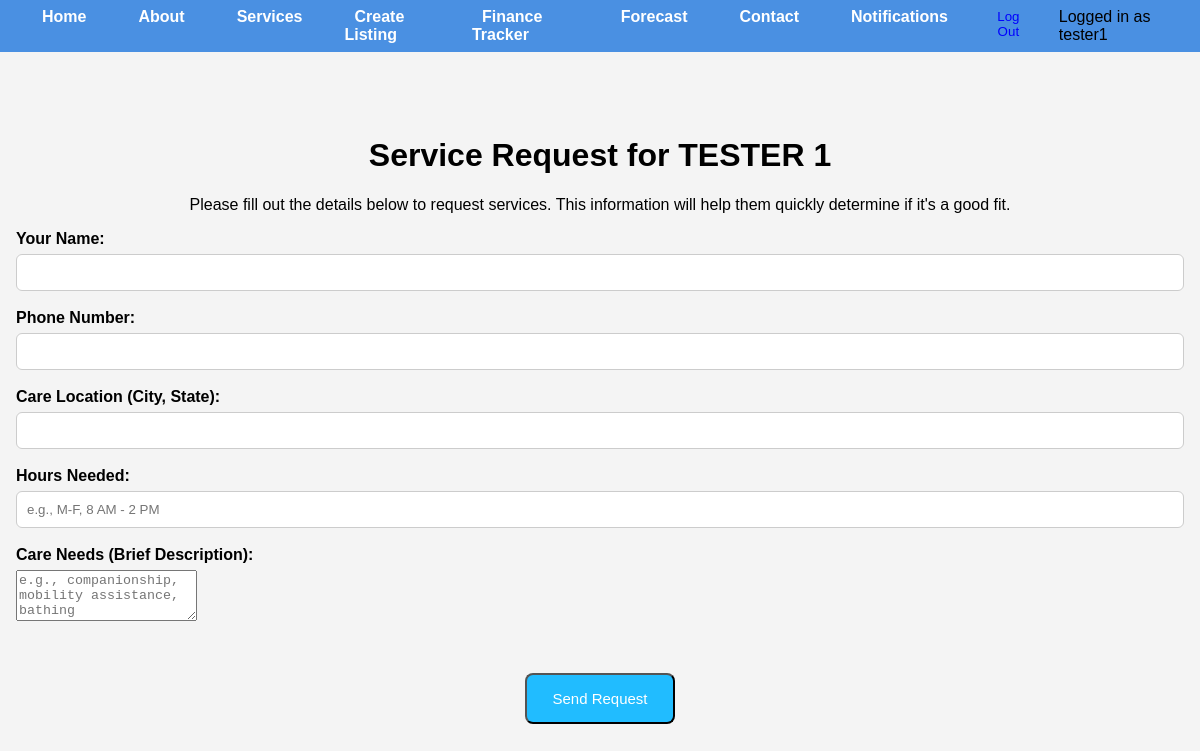
/contact-cna/11/ (signed in), run on the app's committed database.
### core/models.py (models this page shows, shortened)
class User(AbstractUser):
    is_cna = models.BooleanField(default=False)
    is_client = models.BooleanField(default=False)

class CNAListing(models.Model):
    user = models.ForeignKey(settings.AUTH_USER_MODEL, on_delete=models.CASCADE, related_name='listings')
    first_name = models.CharField(max_length=100)
    last_name = models.CharField(max_length=100)
    email = models.EmailField()
    phone_number = models.CharField(max_length=15)
    hourly_rate = models.DecimalField(max_digits=5, decimal_places=2)
    experience = models.TextField()
    location = models.CharField(max_length=255)
    availability = models.TextField()

### core/views.py (the view, shortened to what this page needs)
# urls.py: path('contact-cna/<int:cna_id>/', views.contact_cna, name='contact_cna'),
@login_required
def contact_cna(request, cna_id):
    cna = get_object_or_404(CNAListing, pk=cna_id)
    return render(request, 'contact_cna.html', {'cna': cna})

### templates/contact_cna.html (shortened to what this page needs)
{% extends "base.html" %}
{% block content %}
  <div class="home-content">
    <h1>Service Request for {{ cna.first_name }} {{ cna.last_name }}</h1>
    <p>Please fill out the details below to request services. This information will help them quickly determine if it's a good fit.</p>
    <form method="post">
      <div class="form-group">
        <label for="sender_name">Your Name:</label>
        <input type="text" id="sender_name" name="sender_name" required>
      </div>
      <div class="form-group">
        <label for="sender_phone">Phone Number:</label>
        <input type="text" id="sender_phone" name="sender_phone" required>
      </div>
      <div class="form-group">
        <label for="care_location">Care Location (City, State):</label>
        <input type="text" id="care_location" name="care_location" required>
      </div>
      <div class="form-group">
        <label for="care_hours">Hours Needed:</label>
        <input type="text" id="care_hours" name="care_hours" placeholder="e.g., M-F, 8 AM - 2 PM" required>
      </div>
      <div class="form-group">
        <label for="care_needs">Care Needs (Brief Description):</label>
        <textarea id="care_needs" name="care_needs" rows="3" placeholder="e.g., companionship, mobility assistance, bathing" required></textarea>
      </div>
      <button type="submit" class="cta-btn">Send Request</button>
    </form>
  </div>
{% endblock %}

### templates/base.html (shortened to what this page needs)
{% load static %}
<!DOCTYPE html>
<html lang="en">
<head>
  <link rel="stylesheet" href="{% static 'css/styles.css' %}">
</head>
<body class="home-container">
  <header>
    <nav class="site-nav">
      <ul>
        <li><a href="{% url 'home' %}">Home</a></li>
        <li><a href="{% url 'about' %}">About</a></li>
        <li><a href="{% url 'services' %}">Services</a></li>
        {% if user.is_authenticated %}
          {% if user.is_cna %}
            <li><a href="{% url 'create_listing' %}">Create Listing</a></li>
            <li><a href="{% url 'cna_finance_dashboard' %}">Finance Tracker</a></li>
            <li><a href="{% url 'income_forecast' %}">Forecast</a></li>
          {% elif user.is_client %}
            <li><a href="{% url 'cna_list' %}">Browse Available CNAs</a></li>
          {% endif %}
          <li><a href="{% url 'contact' %}">Contact</a></li>
          <li><a href="{% url 'notifications' %}">Notifications</a></li>
          <form action="{% url 'logout' %}" method="post" style="display: inline;">
            <li><button type="submit" style="background:none; border:none; color:blue; cursor:pointer;">Log Out</button></li>
          </form>
          <li>Logged in as {{ user.username }}</li>
        {% else %}
          <li><a href="{% url 'register' %}">Sign Up</a></li>
          <li><a href="{% url 'login' %}">Log In</a></li>
        {% endif %}
      </ul>
    </nav>
  </header>
  <main>
    {% block content %}{% endblock %}
  </main>
</body>
</html>

### static/css/styles.css (style rules this page uses)
html, body { height: 100%; font-family: Arial, sans-serif; margin: 0; background-color: #f4f4f4; display: flex; flex-direction: column; }
main { flex: 1; padding-bottom: 20px; }
.site-nav { background-color: #4a90e2; }
.site-nav ul { display: flex; list-style: none; margin: 0; padding: 0.5rem 1rem; justify-content: center; }
.site-nav li { margin: 0 1rem; }
.site-nav a { color: white; text-decoration: none; font-weight: bold; padding: 10px; }
.home-content { text-align: center; padding: 4rem 1rem; }
.cta-btn { display: inline-block; padding: 15px 25px; background-color: #21bcff; color: white; text-decoration: none; border-radius: 8px; font-size: 15px; font-weight: 500; cursor: pointer; margin-top: 30px; text-align: center; transition: background-color 0.3s ease; }
.form-group { margin-bottom: 18px; text-align: left; }
.form-group label { display: block; margin-bottom: 6px; font-weight: 600; }
.form-group input { width: 100%; padding: 10px; border-radius: 6px; border: 1px solid #ccc; box-sizing: border-box; }

### data on the page
User: username "tester1"
CNAListing: first_name "TESTER", last_name "1"
